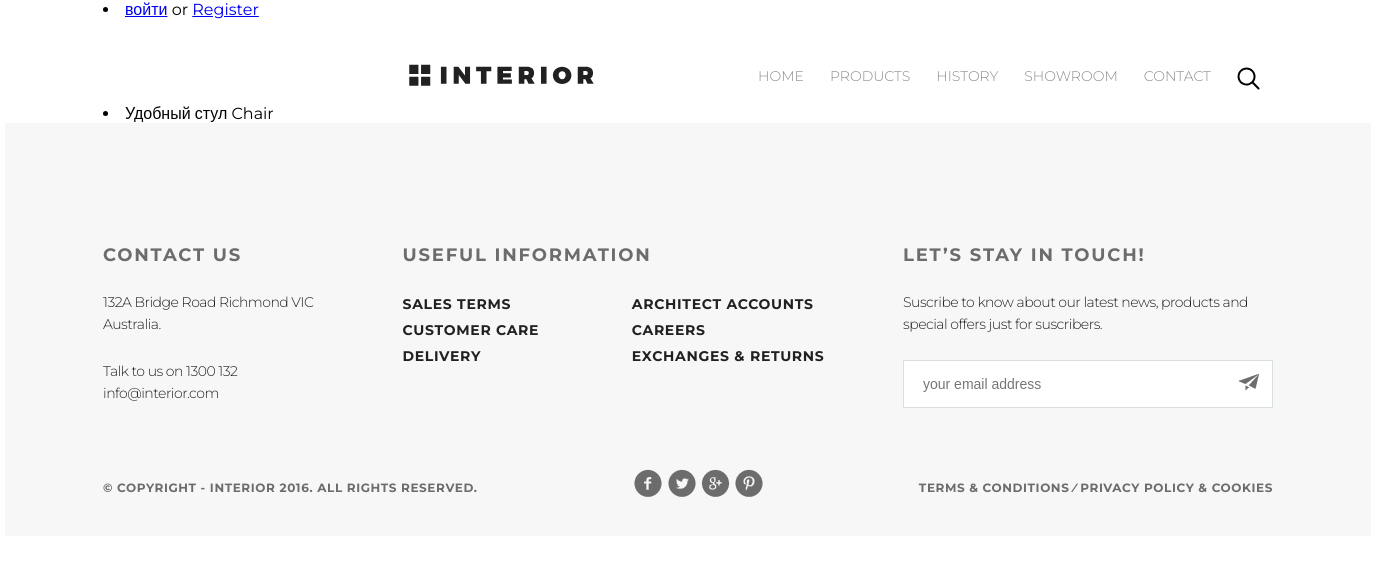
/products/, run on an earlier commit of the app's database.
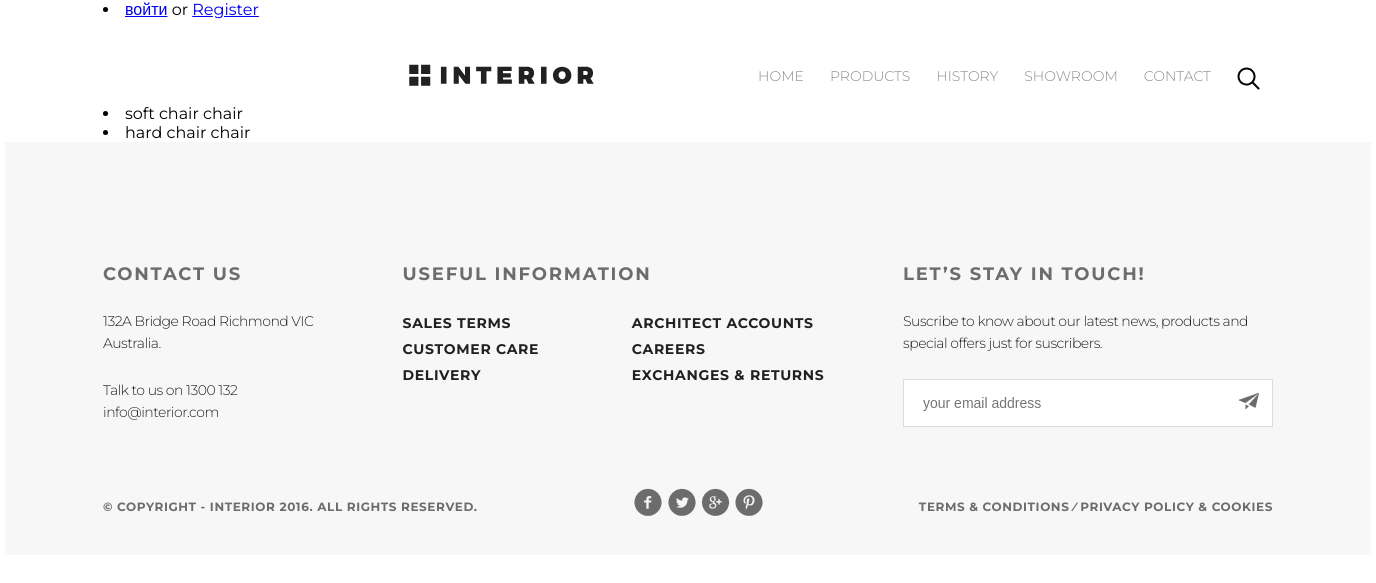
And on a later commit of the database.
### mainapp/models.py (models this page shows, shortened)
class Product (models.Model):
    category = models.ForeignKey(ProductCategory, on_delete=models.CASCADE)
    name = models.CharField(verbose_name='Name', max_length=128)
    image = models.ImageField(upload_to='products_images', blank=True)
    short_desc = models.CharField(verbose_name='Short description', max_length=60, blank=True)
    description = models.TextField(verbose_name='Description', blank=True)
    price = models.DecimalField(verbose_name='Price', max_digits=8, decimal_places=2, default=0)
    quantity = models.PositiveIntegerField(verbose_name='Quantity', default=0)

class ProductCategory (models.Model):
    name = models.CharField(verbose_name='Category', max_length=128, unique=True)
    description = models.TextField(verbose_name='Description', blank=True)

### mainapp/views.py (the view)
# urls.py: url(r'^products/', include('mainapp.urls', namespace='products')),
def products(request, pk=None):
    title = 'Products'
    products_list = Product.objects.all()[:4]
    content = {'title': title, 'products': products_list}
    return render(request, 'mainapp/products.html', content)

### mainapp/templates/mainapp/products.html (shortened to what this page needs)
{% extends 'mainapp/base.html' %}
{% block content %}
    <div class="header padding-site">
        {% include 'mainapp/include/inc_menu.html' %}
    </div>
    <div class="padding-site">
        {% for product in products %}
            <li>{{ product.name }} {{ product.category.name }}</li>
        {% endfor %}
    </div>
{% endblock %}

### mainapp/templates/mainapp/base.html (shortened to what this page needs)
<!DOCTYPE html>
{% load static %}
<html lang="en">
<head>
    <link rel="stylesheet" href="{% static 'css/style.css' %}">
</head>
<body>
    <div class="container">
        {% block content %}
        {% endblock %}
        <div class="footer padding-site">
            <div class="footer-top">
                <div class="contact-us">
                    <h4 class="footer-top-h4">Contact Us</h4>
                    <p class="footer-top-p">132A Bridge Road Richmond VIC Australia.</p>
                    <p class="footer-top-p">Talk to us on 1300 132
                    info@interior.com</p>
                </div>
                <div class="useful-information">
                    <h4 class="footer-top-h4">Useful Information</h4>
                    <div class="useful-links">
                        <div class="useful-links-column">
                            <a href="#" class="useful-link">Sales terms</a>
                            <a href="#" class="useful-link">Customer care</a>
                            <a href="#" class="useful-link">Delivery</a>
                        </div>
                        <div class="useful-links-column">
                            <a href="#" class="useful-link">Architect accounts</a>
                            <a href="#" class="useful-link">Careers</a>
                            <a href="#" class="useful-link">Exchanges &amp; returns</a>
                        </div>
                    </div>
                </div>
                <div class="stay-in-touch">
                    <h4 class="footer-top-h4">Let’s Stay in Touch!</h4>
                    <p class="footer-top-p">Suscribe to know about our latest news, products and special offers just for suscribers.</p>
                    <form action="">
                        <input type="email" placeholder="your email address">
                        <button type="submit"><img src="{% static 'img/submit.png' %}" alt="Submit"></button>
                    </form>
                </div>
            </div>
            <div class="footer-bottom">
                <span class="copyright">&copy; Copyright - INTERIOR 2016. All Rights Reserved.</span>
                <span class=""><img src="/static/img/social-links.png" alt="Social links"></span>
                <span>
                    <a href="#" class="footer-bottom-link">Terms &amp; Conditions</a>
                    <span> &frasl; </span>
                    <a href="#" class="footer-bottom-link">Privacy policy &amp; Cookies</a>
                </span>
            </div>
        </div>
    </div>
</body>
</html>

### mainapp/templates/mainapp/include/inc_menu.html (shortened to what this page needs)
<li>
    {% if user.is_authenticated %}
      <a href="{% url 'auth:logout' %}">выйти</a>
    {% else %}
        <a href="{% url 'auth:login' %}">войти</a> or <a href="{% url 'auth:register' %}">Register</a>
    {% endif %}
</li>
<a class="logo" href="#"><img src="/static/img/logo.svg" alt="logo"></a>
<ul class="menu">
    <li><a href="{% url 'main' %}" class="menu-link">HOME </a></li>
    <li><a href="{% url 'products:index' %}" class="menu-link">PRODUCTS </a></li>
    <li><a href="#" class="menu-link">HISTORY </a></li>
    <li><a href="#" class="menu-link">SHOWROOM</a></li>
    <li><a href="{% url 'contacts' %}" class="menu-link">CONTACT</a></li>
    <li><a href="#" class="menu-link"><img src="/static/img/search.svg" alt="search"></a></li>
</ul>

### static/css/style.css (style rules this page uses)
* { margin: 0; padding: 0; }
body { font-family: 'Montserrat', sans-serif; }
.container { width: 1366px; margin: 0 auto; }
.header { display: flex; justify-content: space-between; }
.menu { display: flex; list-style-type: none; margin-top: 57px; }
.padding-site { padding-left: 98px; padding-right: 98px; }
.logo { margin-top: 64px; }
.menu-link { padding: 10px 13px; display: block; color: #8c8c8c; font-size: 14px; font-weight: 300; text-transform: uppercase; text-decoration: none; }
.footer { background-color: #f7f7f7; padding-top: 120px; }
.footer-top { display: flex; justify-content: space-between; }
.footer-top-h4 { color: #6c6c6c; font-size: 18px; font-weight: 700; line-height: 24px; text-transform: uppercase; letter-spacing: 1.8px; margin-bottom: 24px; }
.contact-us { width: 221px; }
.footer-top-p { color: #212121; font-size: 14px; font-weight: 300; line-height: 22px; margin-bottom: 25px; letter-spacing: -0.5px; }
.useful-information { width: 422px; }
.stay-in-touch { width: 370px; }
.useful-link { color: #212121; font-size: 14px; font-weight: 700; line-height: 26px; text-transform: uppercase; letter-spacing: 0.7px; text-decoration: none; }
.useful-links { display: flex; justify-content: space-between; }
.useful-links-column { display: flex; flex-direction: column; }
form { position: relative; }
input[type="email"] { width: 370px; height: 48px; color: #6c6c6c; font-size: 14px; font-weight: 300; line-height: 22px; border: 1px solid #d9dee1; background-color: #ffffff; padding-left: 19px; box-sizing: border-box; }
button[type="submit"] { position: absolute; right: 2px; top: 1px; width: 46px; height: 45px; background-color: #ffffff; border: none; }
.footer-bottom { margin-top: 40px; padding-bottom: 30px; display: flex; justify-content: space-between; align-items: center; }
span { color: #6c6c6c; font-size: 12px; font-weight: 700; line-height: 26px; text-transform: uppercase; letter-spacing: 0.6px; }
.footer-bottom-link { text-decoration: none; color: #6c6c6c; }

What changed in the data, as far as the page shows it:
changed Product: name "Удобный стул" → "soft chair"; category.name "Chair" → "chair"
added Product: name "hard chair", category.name "chair"
